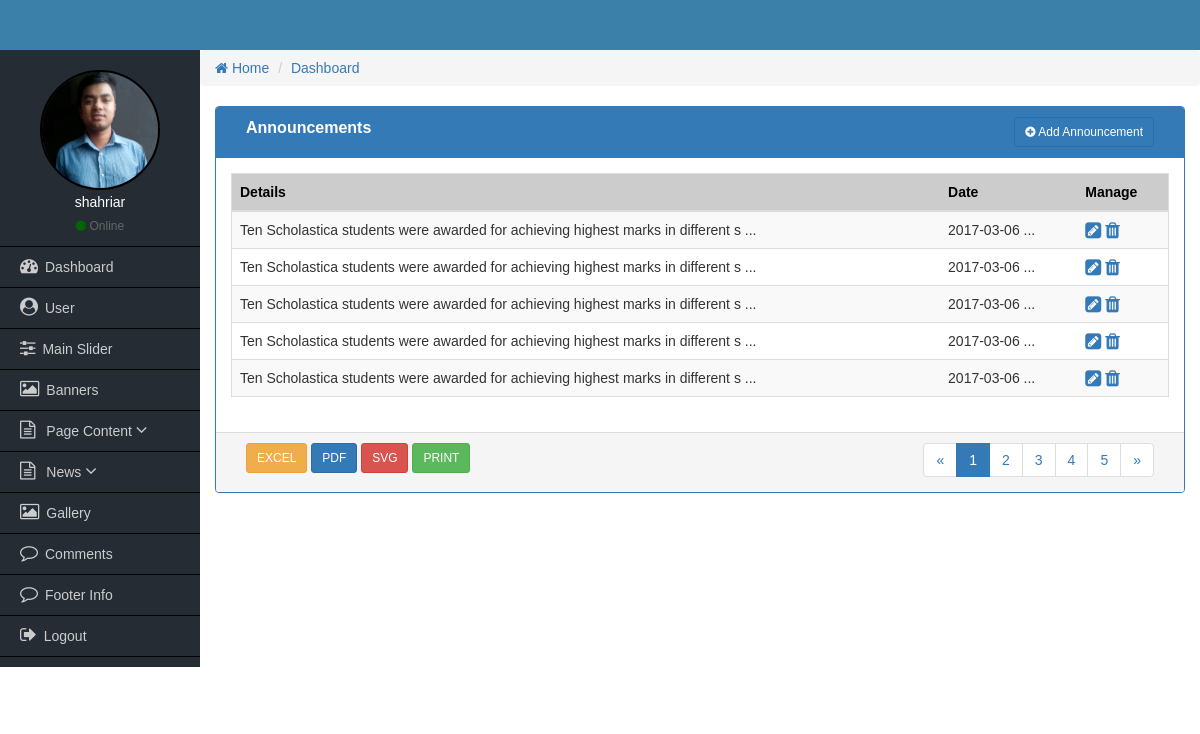
The app's page /admin/announcements.php (signed in), older data.
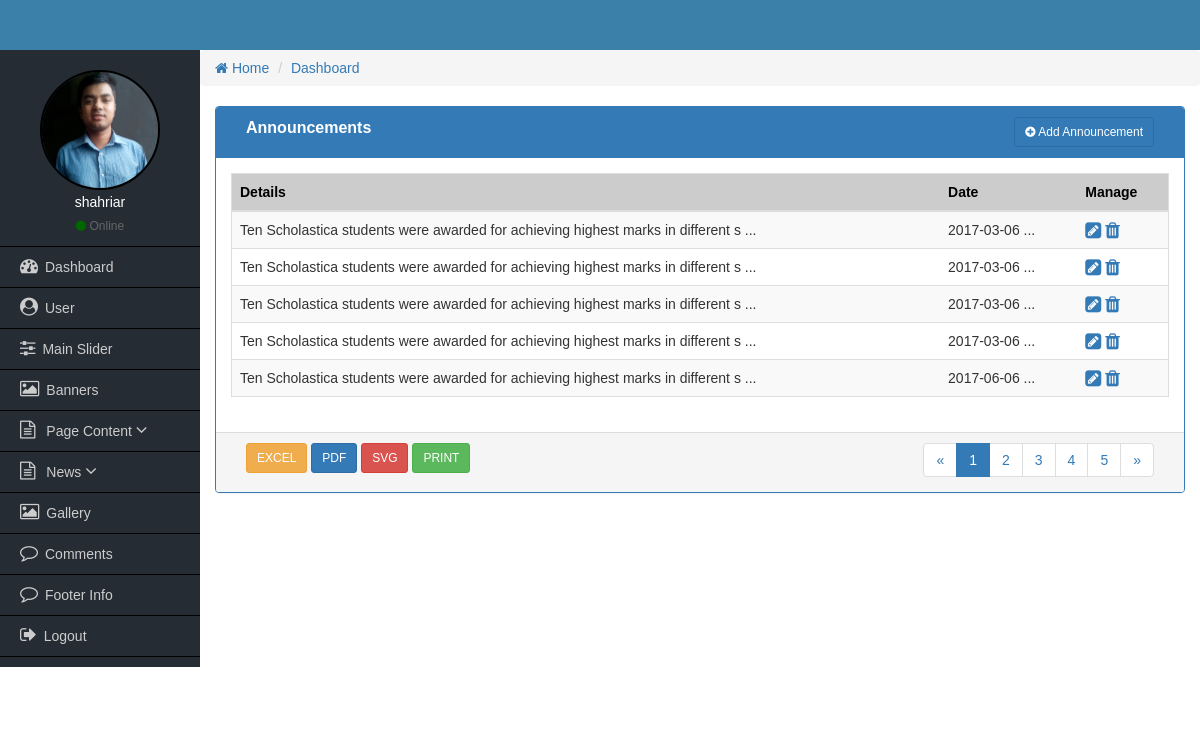
The same page, newer data.
### tables this page shows
CREATE TABLE `news` (
  `news_id` int(11) NOT NULL,
  `news_title` varchar(50) NOT NULL,
  `news_subtitle` varchar(50) NOT NULL,
  `news_details` text NOT NULL,
  `news_btn_text` varchar(20) NOT NULL,
  `news_btn_url` varchar(100) NOT NULL,
  `news_image` varchar(255) NOT NULL,
  `news_date` date NOT NULL,
  `news_cat_id` int(11) NOT NULL
);

### admin/announcements.php (the view, shortened to what this page needs)
<?php
	require_once('functions/admin-functions.php');
  if($_SESSION['role'] <=1){
?>
<div class="col-md-12">
    <div class="panel panel-primary">
        <div class="panel-heading">
            <div class="col-md-9 heading_title">
                  Announcements
             </div>
             <div class="col-md-3 text-right">
                <a href="add_announcement.php" class="btn btn-sm btn btn-primary"><i class="fa fa-plus-circle"></i> Add Announcement</a>
            </div>
            <div class="clearfix"></div>
        </div>
      <div class="panel-body">
          <table class="table table-responsive table-striped table-hover table_cus">
              <thead class="table_head">
                <tr>
                    <th>Details</th>
                    <th class="hidden-xs">Date</th>
                    <th>Manage</th>
                </tr>
              </thead>
              <tbody>
                <?php
                  $query = "SELECT * FROM news WHERE news_cat_id='2' ";
                  $sqlQuery = mysqli_query($dbconnect, $query);
                  while($row = mysqli_fetch_array($sqlQuery)) : ?>
                  <tr>
                      <td><?= substr($row['news_details'],0, 80); ?> ...</td>
                      <td><?= $row['news_date']; ?> ...</td>
                      <td>
                          <a href="edit-announcements.php?announce_id=<?= $row['news_id']; ?>"><i class="fa fa-pencil-square fa-lg"></i></a>
                          <a href="delete-announcement.php?announce_id=<?= $row['news_id']; ?>"><i class="fa fa-trash fa-lg"></i></a>
                      </td>
                  </tr>
                <?php endwhile; ?>
              </tbody>
          </table>
      </div>
      <div class="panel-footer">
        <div class="col-md-4">
            <a href="#" class="btn btn-sm btn-warning">EXCEL</a>
            <a href="#" class="btn btn-sm btn-primary">PDF</a>
            <a href="#" class="btn btn-sm btn-danger">SVG</a>
            <a href="#" class="btn btn-sm btn-success">PRINT</a>
        </div>
        <div class="col-md-4">
        </div>
        <div class="col-md-4 text-right">
            <nav aria-label="Page navigation">
              <ul class="pagination pagina_cus">
                <li>
                  <a href="#" aria-label="Previous">
                    <span aria-hidden="true">&laquo;</span>
                  </a>
                </li>
                <li class="active"><a href="#">1</a></li>
                <li><a href="#">2</a></li>
                <li><a href="#">3</a></li>
                <li><a href="#">4</a></li>
                <li><a href="#">5</a></li>
                <li>
                  <a href="#" aria-label="Next">
                    <span aria-hidden="true">&raquo;</span>
                  </a>
                </li>
              </ul>
            </nav>
        </div>
        <div class="clearfix"></div>
      </div>
    </div>
</div>
<?php
  }else{
    echo "Access Denied!";
  }
?>

Row changes from the older to the newer data that the page shows:
removed news: news_details "Ten Scholastica students were awarded for achieving highest marks in different s", news_date "2017-03-06"
added news: news_details "Ten Scholastica students were awarded for achieving highest marks in different s", news_date "2017-06-06"
